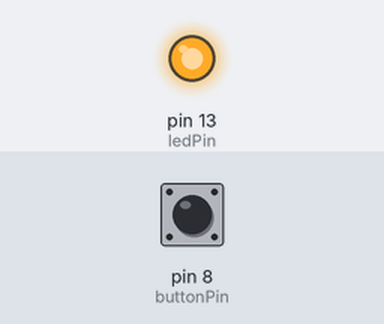
Recording of a sketch running on a simulated Arduino Uno, built with avr-gcc and run on an emulated ATmega328P. Parts: output pins drawn as LEDs (lit = HIGH). The inputs (shaded band) are chosen by the test bench; at power-on: pin 8 (buttonPin) LOW.

Above: at 1.2 s.
1.3 s: pin 8 (buttonPin) pulled HIGH for 0.15 s
At 1.37 s:
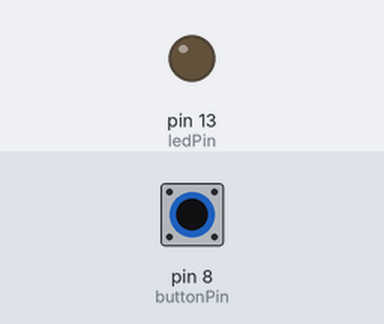
2.9 s: pin 8 (buttonPin) pulled HIGH for 3.2 s
At 7.2 s:
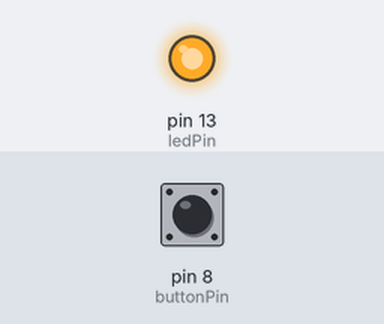
Timing chart, 0 to 8.7 s (numbered marks = the images above; inputs shaded):
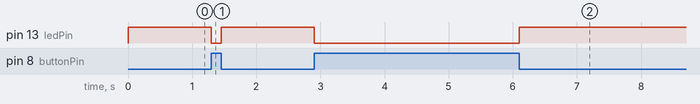

The sketch:

button.ino
```cpp
/*********************************************/
const int ledPin = 13;//the number of the led pin
const int buttonPin = 8; //the button pin attach to
int val = 0;//variable to store the value read from button
/*********************************************/
void setup()
{
  pinMode(ledPin,OUTPUT);//initialize the ledPin as an output
  pinMode(buttonPin,INPUT);//initialize the buttonPin as an intput
}
/*********************************************/
void loop()
{
  val = digitalRead(buttonPin);//read the value from button
  if(val == HIGH)
  {
    digitalWrite(ledPin,LOW);//turn the led off
  }
  else //when pressed
  {
    digitalWrite(ledPin,HIGH);//turn the led on
  }
}
/***********************************************/
```

Measured:
- after the input at 1.3 s, pin 13 (ledPin): HIGH → LOW at once, → HIGH 0.15 s later
- after the input at 2.9 s, pin 13 (ledPin): HIGH → LOW at once, → HIGH 3.2 s later
